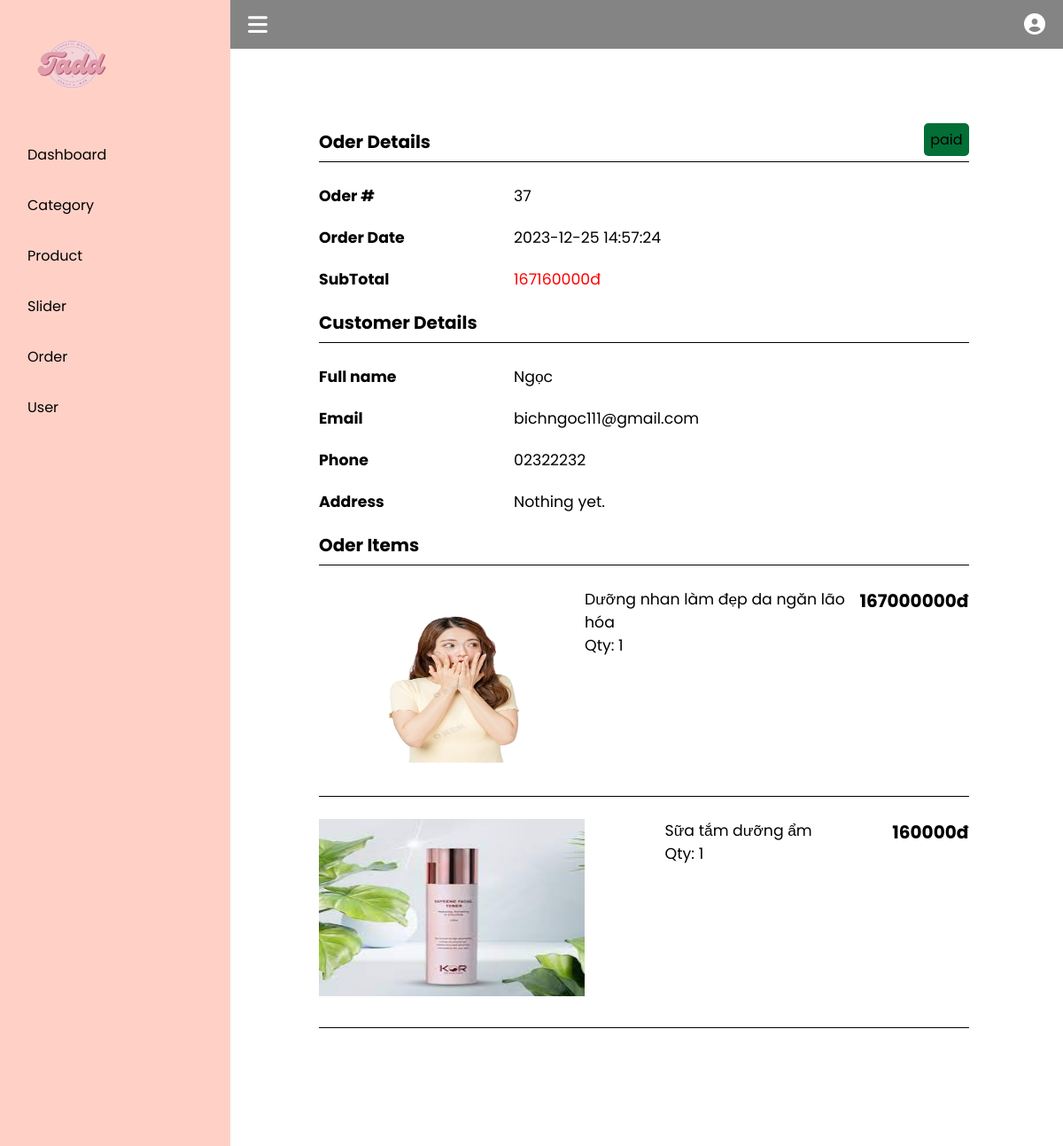
Screenshot of /admin/index.php?page=order_details&id=37 (signed in) with the database file from the repository.
### tables this page shows
CREATE TABLE `orders` (
  `order_id` int(11) NOT NULL,
  `fullname` varchar(100) NOT NULL,
  `email` varchar(100) NOT NULL,
  `phone_number` varchar(20) NOT NULL,
  `address` varchar(100) NOT NULL,
  `note` varchar(100) NOT NULL,
  `order_date` timestamp NOT NULL DEFAULT current_timestamp(),
  `payment_status` varchar(100) NOT NULL DEFAULT 'unpaid',
  `price` float NOT NULL DEFAULT 0
);

CREATE TABLE `cart` (
  `cart_id` int(11) NOT NULL,
  `email` varchar(100) NOT NULL,
  `product_id` int(11) NOT NULL,
  `quantity` int(100) NOT NULL,
  `total_price` float NOT NULL,
  `created_at` datetime NOT NULL DEFAULT current_timestamp(),
  `bought` int(11) DEFAULT 0,
  `order_id` int(11) DEFAULT NULL
);

CREATE TABLE `product` (
  `product_id` int(11) NOT NULL,
  `category_id` int(11) NOT NULL,
  `title` varchar(100) NOT NULL,
  `price` float NOT NULL,
  `image` varchar(100) NOT NULL,
  `description` varchar(100) NOT NULL,
  `created_at` timestamp NOT NULL DEFAULT current_timestamp()
);

### admin/pages/main/order_details.php (the view, shortened to what this page needs)
<head>
    <link rel="stylesheet" href="./css/order_details.css">
    <link rel="stylesheet" href="./css/order.css">
</head>
<?php
$order_id = $_GET["id"];
$sql = "select * from orders where order_id = '$order_id' limit 1";
$result = mysqli_query($con, $sql);
$row = mysqli_fetch_assoc($result);
?>
<main class = "main">
<div class="container2">
    <main style = 'font-size: 12pt'>
            <div id="main">
                <div id="detail">
                    <div class="row" style="margin-bottom: 0px">
                        <div class="col-6">
                            <h3>Oder Details</h3>
                        </div >
                        <?php
                            echo "<div style = 'text-align: right' text-right'>";
                            echo "<span class='payment_status $row[payment_status] ' style = 'padding: 7px; border-radius : 5px;'>
                            $row[payment_status]</span>";
                            echo "</div>";
                        ?>
                    </div>
                    <div id="Oder-Details"></div>
                    <div class="row" id="info">
                        <div class="col-2">
                            <h4>Oder #</h4>
                        </div>
                        <div class="col-10">
                            <p class="big">
                                <?php echo $order_id; ?>
                            </p>
                        </div>
                    </div>
                    <div class="row" id="info">
                        <div class="col-2">
                            <h4>Order Date</h4>
                        </div>
                        <div class="col-10">
                            <p class="big">
                                <?php echo $row['order_date']; ?>
                            </p>
                        </div>
                    </div>
                    <div class="row" id="info">
                        <div class="col-2">
                            <h4>SubTotal</h4>
                        </div>
                        <div class="col-10">
                            <p class="big price" >
                                <?php echo $row['price'];
                                echo "đ"; ?>
                            </p>
                        </div>
                    </div>
                    <h3 id="Oder-Details">Customer Details</h3>
                    <div class="row" id="info">
                        <div class="col-2">
                            <h4>Full name</h4>
                        </div>
                        <div class="col-10">
                            <p class="big">
                                <?php echo $row['fullname']; ?>
                            </p>
                        </div>
                    </div>
                    <div class="row" id="info">
                        <div class="col-2">
                            <h4>Email</h4>
                        </div>
                        <div class="col-10">
                            <p class="big">
                                <?php echo $row['email'] ?>
                            </p>
                        </div>
                    </div>
                    <div class="row" id="info">
                        <div class="col-2">
                            <h4>Phone</h4>
                        </div>
                        <div class="col-10">
                            <p class="big">
                                <?php echo $row['phone_number']; ?>
                            </p>
                        </div>
                    </div>
                    <div class="row" id="info">
                        <div class="col-2">
                            <h4>Address</h4>
                        </div>
                        <div class="col-10">
                            <p class="big">
                                <?php echo $row['address']; ?>
                            </p>
                        </div>
                    </div>
                    <h3 id="Oder-Details">Oder Items</h3>
                    <?php
                    $sql = "select * from cart where order_id = '$order_id' ";
                    $result = mysqli_query($con, $sql);
                    while ($row = mysqli_fetch_assoc($result)) {
                        echo "<div class='row'>
                    <div class='col-3'>";
                        $sql1 = "select * from product where product_id = '$row[product_id]'";
                        $result1 = mysqli_query($con, $sql1);
                        $row1 = mysqli_fetch_assoc($result1);
                        $image = $row1['image'];
                        $title = $row1['title'];
                        echo "<a href='#'><img src='../upload/$image' style = 'width: 300px; height: 200px;' class='img-fluid'></a>
                    ";
                        echo "</div>
                    <div class='col-6'>
                        <p class='big'>$title<br>Qty: $row[quantity]</p>
                    </div>
                    <div class='col-3 text-right'>
                        <h3 >$row[total_price]đ</h3>
                    </div>
                </div>
                <div id='Oder-Details'></div>
                ";
                    }
                    ?>
                </div>
            </div>
    </main>
</div>
</main>

### admin/css/style.css (style rules this page uses)
* { margin: 0; padding: 0; box-sizing: border-box; font-family: "Poppins", sans-serif; }
.container2 { width: 96%; padding-bottom: 25vh; }
.navbar, .main { left: 260px; width: calc(100% - 260px); transition: all 0.5s ease; z-index: 1000; }
.main { position: relative; display: flex; padding-left: 30px; padding-top: 100px; padding-bottom: 11vh; z-index: 100; background: white; }
a { text-decoration: none; color: black; }

### admin/css/order_details.css (style rules this page uses)
#detail { padding: 45px 70px 80px 70px; background-color: white; }
h3 { font-size: 15pt; }
.col-2 { font-size: 13pt; }
#detail .row { height: 100%; margin-bottom: 21px; display: flex; justify-content: space-between; }
#Oder-Details { border-bottom: 1px solid #000; padding-bottom: 7px; align-items: center; margin-bottom: 25px; }
.col-10 { text-align: left; width: 70%; }
.price { color: red; font-size: bold; }
.big { font-size: 13pt; }

### admin/css/order.css (style rules this page uses)
.paid { background-color: #036E36; }

### rows the page displays
orders: payment_status "paid", order_date "2023-12-25 14:57:24", price "167160000", fullname "Ngọc", email "bichngoc111@gmail.com", phone_number "02322232", address "Nothing yet."
cart: product.image (picture), product.title "Dưỡng nhan làm đẹp da ngăn lão hóa", quantity "1", total_price "167000000"
cart: product.image (picture), product.title "Sữa tắm dưỡng ẩm", quantity "1", total_price "160000"

### other values shown
$order_id "37"
